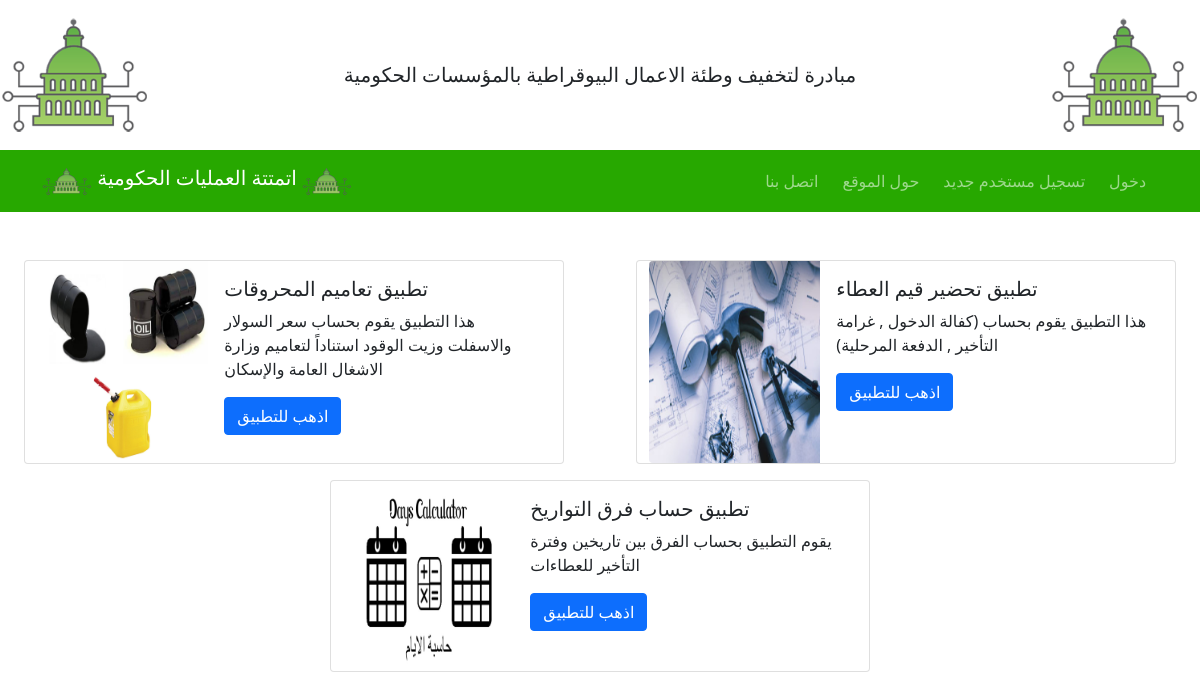
The page / on the database its author committed.
### apps/models.py (models this page shows, shortened)
class Applications(models.Model):
    title = models.CharField(max_length=255)
    body = models.TextField()
    url = models.TextField()
    image = models.ImageField(upload_to='images/')
    icon = models.ImageField(upload_to='images/')
    app_user = models.ForeignKey(User, on_delete=models.CASCADE)

### apps/views.py (the view)
# urls.py: 2. Add a URL to urlpatterns:  path('', views.home, name='home')
def home(request):
    applications = Applications.objects
    context = {'applications': applications}
    return render(request, 'apps/home.html', context)

### templates/apps/home.html (shortened to what this page needs)
{% extends 'base.html' %}
{% load static %}
{% block content %}
<br>
<div class="row">
  {% for app in applications.all %}
  <div class="card mb-3 container col-sm-6" style="max-width: 540px;">
    <div class="row g-0">
      <div class="col-md-4">
        <img src={{app.image.url}} class="img-fluid rounded-start" alt="...">
      </div>
      <div class="col-md-8">
        <div class="card-body">
          <h5 class="card-title">{{app.title}}</h5>
          <p class="card-text">{{app.body}}</p>
            <a href={{app.url}} class="btn btn-primary">اذهب للتطبيق</a>
        </div>
      </div>
    </div>
  </div>
  {% endfor %}
</div>
{% endblock %}

### rows shown on the page
Applications: image (picture), title "تطبيق تعاميم المحروقات", body "هذا التطبيق يقوم بحساب سعر السولار والاسفلت وزيت الوقود استناداً لتعاميم وزارة الاشغال العامة والإسكان"
Applications: image (picture), title "تطبيق تحضير قيم العطاء", body "هذا التطبيق يقوم بحساب (كفالة الدخول , غرامة التأخير , الدفعة المرحلية)"
Applications: image (picture), title "تطبيق حساب فرق التواريخ", body "يقوم التطبيق بحساب الفرق بين تاريخين وفترة التأخير للعطاءات"
